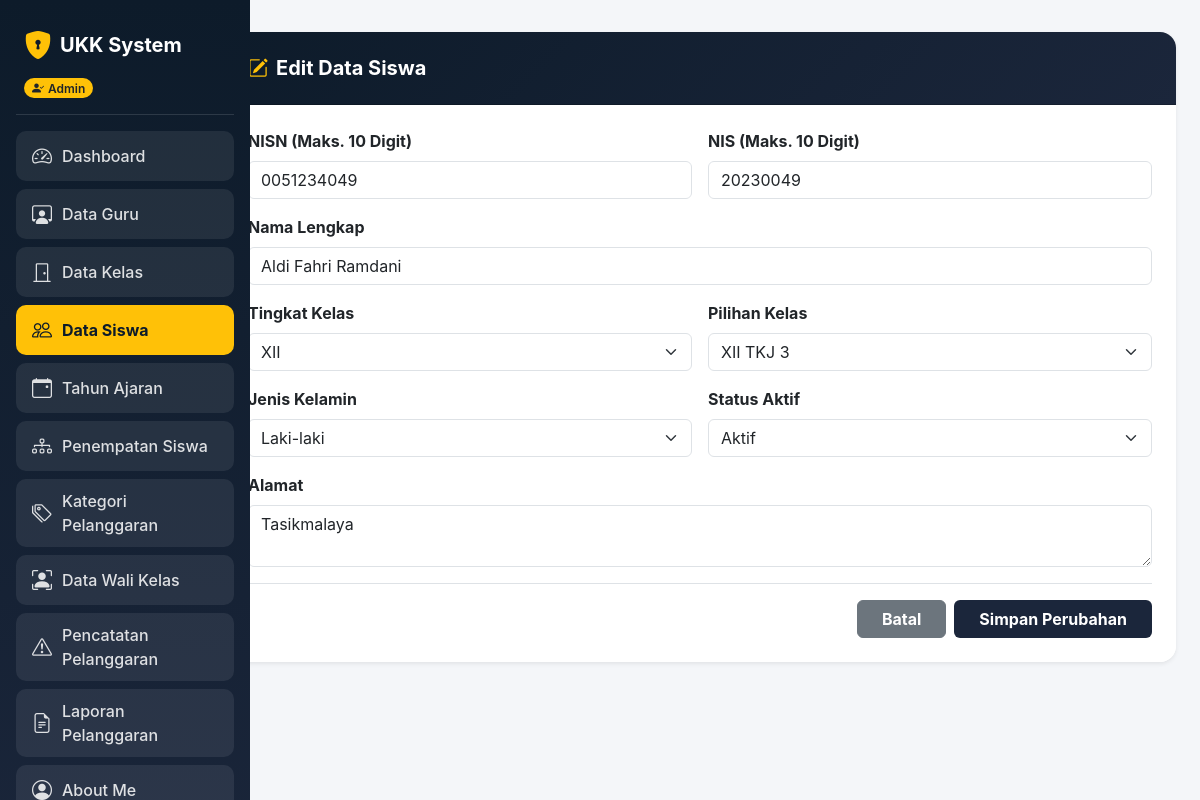
Page /siswa/siswa_edit.php?id=49 (signed in) on the earlier database version.
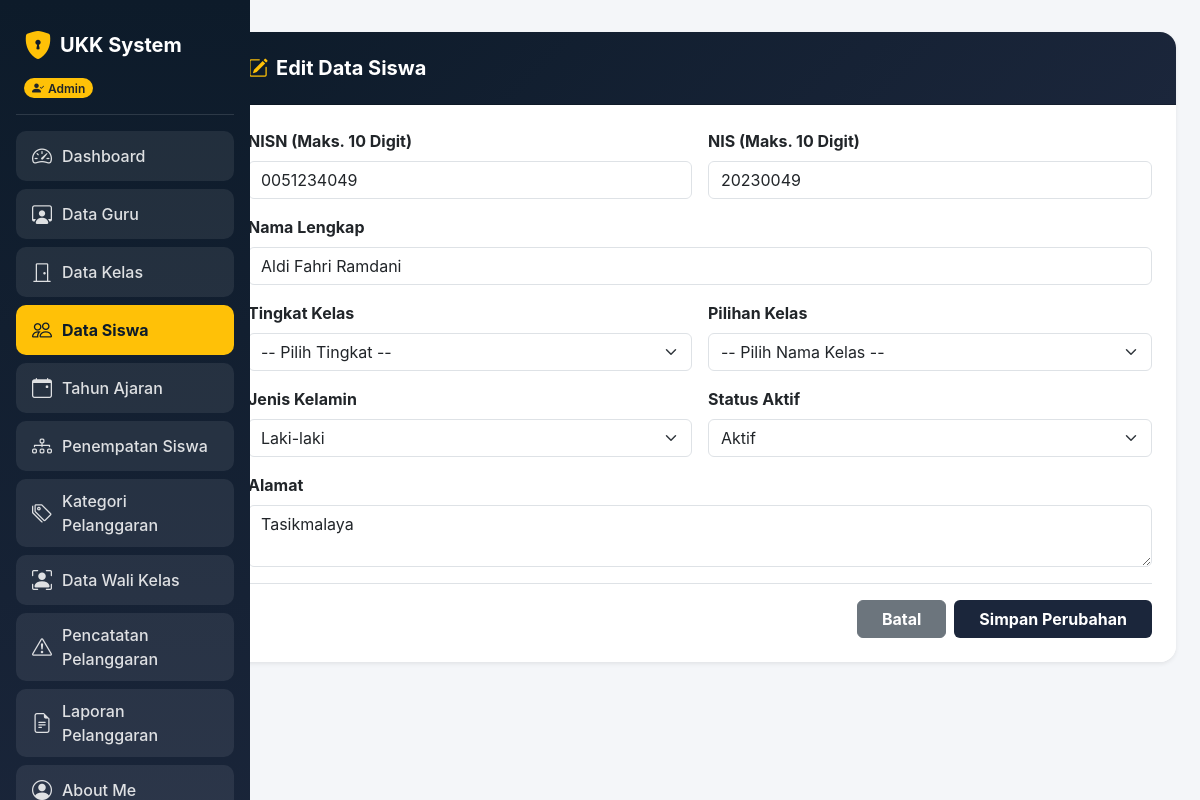
Same page on the later database version.
### tables this page shows
CREATE TABLE `t_kelas` (
  `id` int(11) NOT NULL,
  `wali_kelas_id` int(11) DEFAULT 0,
  `nama` varchar(100) DEFAULT NULL,
  `tingkat` varchar(20) NOT NULL,
  `jurusan` varchar(100) NOT NULL,
  `status_aktif` tinyint(1) NOT NULL,
  `created_at` timestamp NOT NULL DEFAULT current_timestamp(),
  `updated_at` timestamp NOT NULL DEFAULT current_timestamp()
);

### siswa/siswa_edit.php (the view, shortened to what the changed rows need)
<?php
include '../koneksi.php';
$id = $_GET['id'] ?? '';
$id = mysqli_real_escape_string($koneksi, $id);
$q_data = mysqli_query($koneksi, "SELECT * FROM t_siswa WHERE id = '$id'");
$data   = mysqli_fetch_assoc($q_data);
$curr_tingkat = '';
if (!empty($data['kelas_id'])) {
    $q_kls_curr = mysqli_query($koneksi, "SELECT tingkat FROM t_kelas WHERE id = '{$data['kelas_id']}'");
    $d_kls_curr = mysqli_fetch_assoc($q_kls_curr);
    $curr_tingkat = $d_kls_curr['tingkat'] ?? '';
}
?>
<!DOCTYPE html>
<html lang="id">
<head>
  <link href="https://cdn.jsdelivr.net/npm/bootstrap@5.3.0/dist/css/bootstrap.min.css" rel="stylesheet">
  <link rel="stylesheet" href="https://cdn.jsdelivr.net/npm/bootstrap-icons@1.11.1/font/bootstrap-icons.css">
</head>
<body>
  <div class="container-fluid">
    <div class="row">
      <main class="col-md-9 col-lg-10 p-4 ms-auto">
        <div class="container-fluid py-2 px-0">
          <form action="" method="POST">
            <div class="card shadow-sm border-0 rounded-4 overflow-hidden w-100">
              <div class="card-body p-4 bg-white">
                <div class="row g-3 mb-3">
                  <div class="col-md-6">
                    <label class="form-label fw-bold">Tingkat Kelas</label>
                    <select name="tingkat_pilih" id="tingkatPilih" class="form-select" required>
                      <option value="">-- Pilih Tingkat --</option>
                      <option value="XII" <?= ($curr_tingkat == 'XII') ? 'selected' : ''; ?>>XII</option>
                    </select>
                  </div>
                  <div class="col-md-6">
                    <label class="form-label fw-bold">Pilihan Kelas</label>
                    <select name="kelas_pilih" id="kelasPilih" class="form-select" required>
                      <option value="">-- Pilih Nama Kelas --</option>
                    </select>
                  </div>
                </div>
              </div>
            </div>
          </form>
        </div>
      </main>
    </div>
  </div>
</body>
</html>

Differences in the rows shown:
removed t_kelas: tingkat_pilih "XII"
Other differences:
form field tingkat_pilih: (not shown) → "-- Pilih Tingkat --"
form field kelas_pilih: "XII TKJ 3" → "-- Pilih Nama Kelas --"
